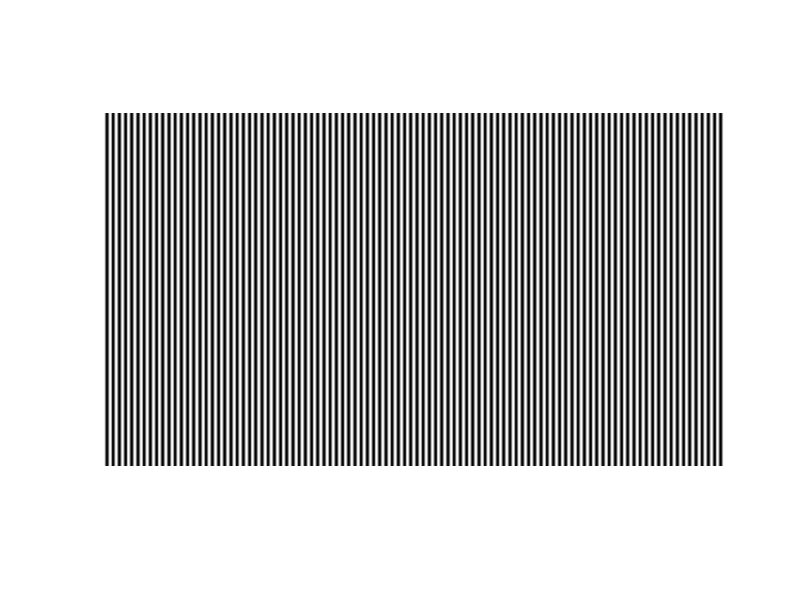
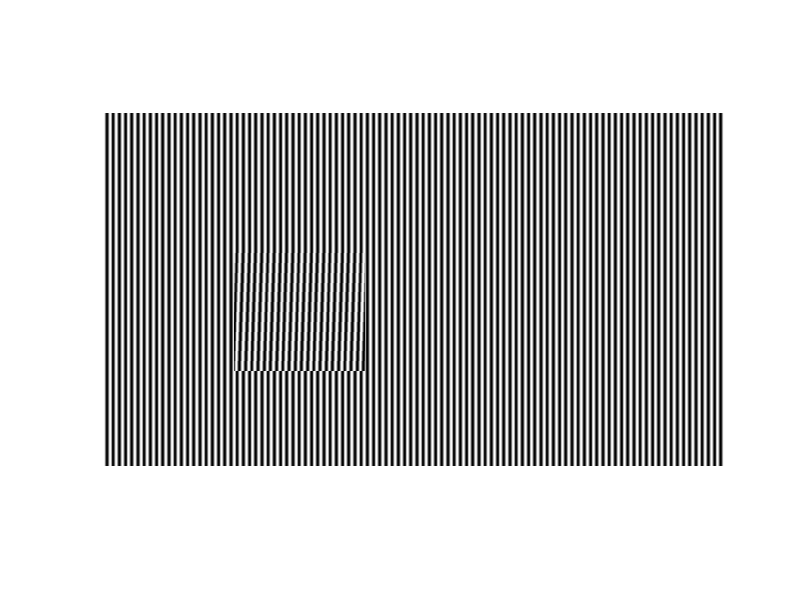

Source code (MATLAB) for these figures, in order:
% generateTestPair
% Generates a fringe pattern and a distorted fringe pattern to test an
% implementation of FTP

% set the test you want to generate
im_test = 2;

refim = 1:(1920/100);
refim = 0.5 + 0.5 * cos(2*pi*(refim/1920)*100);
refim = repmat(refim,1080,100);

figure;
imshow(refim)

switch im_test
    case 1
        dataim = refim;
        shift = dataim(400:600,400:600);
        for i=1:1
            dataim(400:600,(400-i):(600-i)) = shift;
        end
    case 2
        dataim = refim;
        for i=1:12
            dataim((400+30*i):(429+30*i),400:800) = dataim((400+30*i):(429+30*i),(400+i):(800+i));
        end
end

figure;
imshow(dataim)

imwrite(dataim,'dataim.png')
imwrite(refim,'refim.png')
